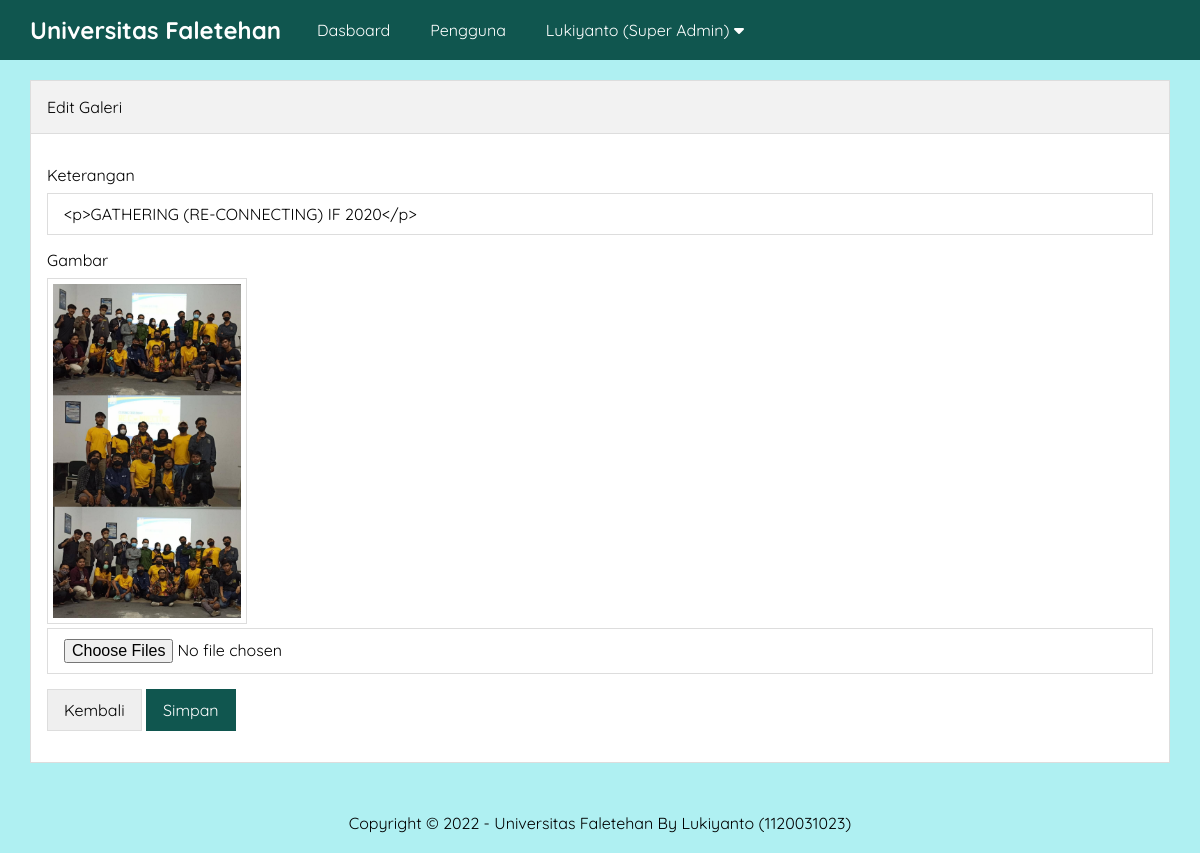
Screenshot of /admin/edit-galeri.php?id=5 (signed in) with the database file from the repository.
### tables this page shows
CREATE TABLE `pengaturan` (
  `id` int(11) NOT NULL,
  `nama` varchar(50) NOT NULL,
  `email` varchar(50) NOT NULL,
  `telepon` varchar(20) NOT NULL,
  `alamat` text NOT NULL,
  `logo` varchar(50) NOT NULL,
  `favicon` varchar(50) NOT NULL,
  `tentang_universitas` text NOT NULL,
  `foto_universitas` varchar(50) NOT NULL,
  `google_maps` text NOT NULL,
  `nama_rektor` varchar(50) NOT NULL,
  `foto_rektor` varchar(50) NOT NULL,
  `sambutan_rektor` text NOT NULL,
  `created_at` timestamp NOT NULL DEFAULT current_timestamp(),
  `updated_at` datetime DEFAULT NULL
);

CREATE TABLE `galeri` (
  `id` int(11) NOT NULL,
  `foto` varchar(50) NOT NULL,
  `keterangan` varchar(50) NOT NULL,
  `created_at` timestamp NOT NULL DEFAULT current_timestamp(),
  `updated_at` datetime DEFAULT NULL
);

### admin/edit-galeri.php (the view, shortened to what this page needs)
<?php include 'header.php' ?>
<?php
    $galeri   = mysqli_query($koneksi, "SELECT * FROM galeri WHERE id = '".$_GET['id']."' ");
    $p          = mysqli_fetch_object($galeri);
?>
    <div class="content">
        <div class="container">
            <div class="box">
                <div class="box-header">
                    Edit Galeri
                </div>
                <div class="box-body">
                <form action="" method="POST" enctype="multipart/form-data">
                        <div class="form-group">
                            <label>Keterangan</label>
                            <input type="text" name="keterangan" id="keterangan" placeholder="Keterangan" value="<?= $p->keterangan ?>" class="input-control" required>
                        </div>
                        <div class="form-group">
                            <label for="">Gambar</label>
                            <img src="../uploads/galeri/<?= $p->foto ?>" width="200px" class="image">
                            <input type="file" name="gambar" class="input-control" multiple>
                        </div>
                        <button type="button" class="button" onclick="window.location = 'jurusan.php'">Kembali</button>
                        <input type="submit" name="submit" value="Simpan" class="button button-green">
                    </form>
                </div>
            </div>
        </div>
    </div>
<?php include 'footer.php' ?>

### admin/header.php (shortened to what this page needs)
<?php
    include '../koneksi.php';
    $identitas  = mysqli_query($koneksi, "SELECT * FROM pengaturan ORDER BY id DESC LIMIT 1");
    $d = mysqli_fetch_object($identitas);
?>
<!DOCTYPE html>
<html lang="en">
<head>
    <link rel="stylesheet" type="text/css" href="../assets/css/style.css">
    <link rel="stylesheet" href="https://cdnjs.cloudflare.com/ajax/libs/font-awesome/6.0.0/css/all.min.css" />
</head>
<body class="bg-light">
    <div class="navbar">
        <div class="container">
            <h2 class="nav-brand float-left"><a href="index.php"><?= $d->nama ?></a></h2>
            <ul class="nav-menu float-left">
                <li><a href="index.php">Dasboard</a></li>
                <?php if($_SESSION['ulevel'] == 'Super Admin'){ ?>
                    <li><a href="pengguna.php">Pengguna</a></li>
                <?php }
                    if($_SESSION['ulevel'] == 'User'){echo "<script>window.location='../index.php'</script>";} ?>
                <li>
                    <a href="#"><?= $_SESSION['uname'] ?> (<?= $_SESSION['ulevel'] ?>) <i class="fa fa-caret-down"></i></a>
                </li>
            </ul>
        </div>
    </div>

### admin/footer.php (shortened to what this page needs)
    <div class="footer">
        <div class="container text-center">
            Copyright &copy; 2022 - <?= $d->nama ?> By Lukiyanto (1120031023)
        </div>
    </div>
</body>
</html>

### assets/css/style.css (style rules this page uses)
* { margin: 0; padding: 0; font-family: 'Quicksand', sans-serif; box-sizing: border-box; }
a { text-decoration: none; }
.float-left { float: left; }
.container { width: 1140px; margin: 0 auto; }
.container:after { content: ""; display: block; clear: both; }
.bg-light { background-color: #AFF0F2; }
.box { border: 1px solid #ddd; background-color: #fff; }
.box-header { padding: 16px; border-bottom: 1px solid #ddd; background-color: #f2f2f2; }
.box-body { padding: 16px; }
form { margin: 15px 0; }
.form-group { margin-bottom: 15px; }
.form-group label { display: block; margin-bottom: 8px; }
.form-group .input-control { padding: 10px 16px; width: 100%; font-size: 16px; border: 1px solid #ddd; }
.button { border: 1px solid #ddd; padding: 10px 16px; font-size: 16px; }
.button-green { background-color: #10564F; color: #fff; border: 1px solid #10564F; }
.text-center { text-align: center; }
.navbar { height: 60px; width: 100%; background-color: #10564F; position: fixed; top: 0; z-index: 1000; }
.navbar a { color: #fff; }
.nav-brand { display: inline-block; padding: 15px 0; margin-right: 16px; }
.nav-menu { display: flex; list-style: none; }
.nav-menu li a { padding: 20px; display: inline-block; }
.content { padding: 80px 0 30px 0; }
.footer { padding: 20px 0; }
.image { border: 1px solid #ddd; padding: 5px; }

### rows the page displays
pengaturan: nama "Universitas Faletehan"
galeri: keterangan "<p>GATHERING (RE-CONNECTING) IF 2020</p>", foto (picture)

### other values shown
$_SESSION['uname'] "Lukiyanto"
$_SESSION['ulevel'] "Super Admin"
